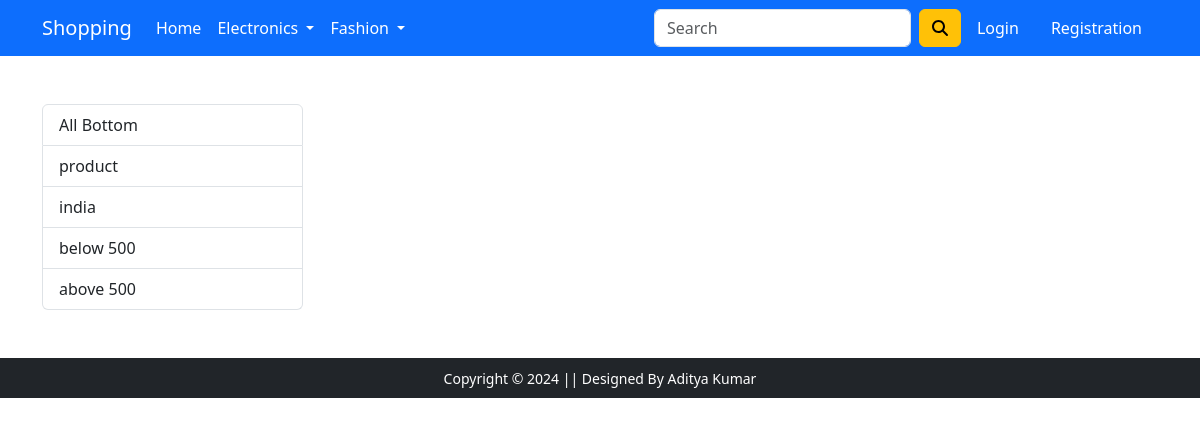
/topwear/products/, run on an earlier commit of the app's database.
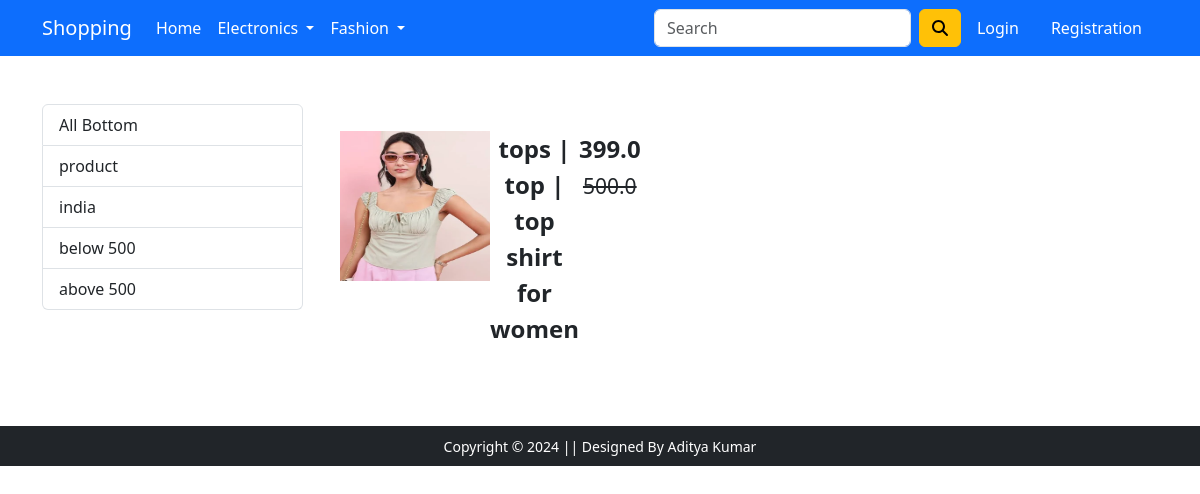
And on a later commit of the database.
### app/models.py (models this page shows, shortened)
class Product(models.Model):
    titel =models.CharField(max_length=100)
    selling_price=models.FloatField()
    discounted_price=models.FloatField()
    description=models.TextField()
    brand=models.CharField(max_length=100)
    category = models.CharField(choices=CATEGORY_CHOICES,max_length=2)
    product_image=models.ImageField(upload_to='productimg')

### app/views.py (the view)
# urls.py: path('topwear/', topwear, name='topwear'),
def topwear(request, data=None):
    if data == None:
        topwears = Product.objects.filter(category="TW")
    elif data == 'products' or data == 'india':
        topwears = Product.objects.filter(category="TW").filter(brand=data)
    elif data == 'below':
        topwears = Product.objects.filter(category="TW").filter(discounted_price__lt=500)
    elif data == 'above':
        topwears = Product.objects.filter(category="TW").filter(discounted_price__gt=500)
    return render(request, 'app/topwear.html',{'topwears':topwears})

### app/templates/app/topwear.html (shortened to what this page needs)
{% extends 'app/base.html' %}
{% load static %}
{% block main-content %}
<div class="container my-5">
 <div class="row">
  <div class="col-sm-3">
    <div class="list-group">
        <a href="{% url 'topwear' %}" class="list-group-item list-group-item-action" aria-current="true">All Bottom</a>
        <a href="{% url 'topweardata' 'products' %}" class="list-group-item list-group-item-action" aria-current="true">product</a>
        <a href="{% url 'topweardata' 'india' %}" class="list-group-item list-group-item-action" aria-current="true">india</a>
        <a href="{% url 'topweardata' 'below' %}" class="list-group-item list-group-item-action" aria-current="true">below 500</a>
        <a href="{% url 'topweardata' 'above' %}" class="list-group-item list-group-item-action" aria-current="true">above 500</a>
    </div>
  </div>
  <div class="col-sm-8">
    <div class="row">
        {% for product in topwears %}
        <div class="col-sm-4 text-center mb-4">
            <a href="{% url 'product-detail' product.id %}" class="btn">
                <div class="item">
                    <img src="{{ product.product_image.url }}" alt="" height="150px" width="150px" class="">
                    <div class="fw-bold">{{ product.titel }}</div>
                    <div class="fw-bold">{{ product.discounted_price }} <small class="fw-light text-decoration-line-through">{{ product.selling_price }}</small></div>
                </div>
            </a>
        </div>
        {% endfor %}
    </div>
  </div>
 </div>
</div>
{% endblock main-content %}

What changed in the data, as far as the page shows it:
added Product: product_image (picture), titel "tops | top | top shirt for women", discounted_price "399.0", selling_price "500.0"
